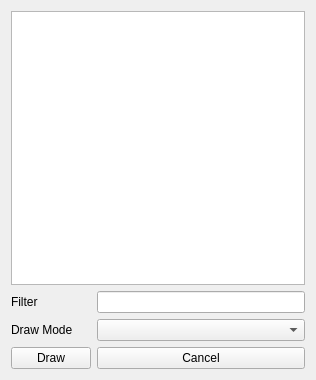
<?xml version="1.0" encoding="UTF-8"?>
<ui version="4.0">
 <class>SpectrumDrawChooser</class>
 <widget class="QWidget" name="SpectrumDrawChooser">
  <property name="geometry">
   <rect>
    <x>0</x>
    <y>0</y>
    <width>316</width>
    <height>380</height>
   </rect>
  </property>
  <property name="windowTitle">
   <string>Form</string>
  </property>
  <layout class="QGridLayout" name="gridLayout">
   <item row="0" column="0" colspan="2">
    <widget class="QListWidget" name="pHistList"/>
   </item>
   <item row="1" column="0">
    <widget class="QLabel" name="pFilterLabel">
     <property name="text">
      <string>Filter</string>
     </property>
    </widget>
   </item>
   <item row="1" column="1">
    <widget class="QLineEdit" name="pFilterEdit"/>
   </item>
   <item row="2" column="0">
    <widget class="QLabel" name="pModeLabel">
     <property name="text">
      <string>Draw Mode</string>
     </property>
    </widget>
   </item>
   <item row="2" column="1">
    <widget class="QComboBox" name="pModeSelector"/>
   </item>
   <item row="3" column="0">
    <widget class="QPushButton" name="pDrawButton">
     <property name="text">
      <string>Draw</string>
     </property>
    </widget>
   </item>
   <item row="3" column="1">
    <widget class="QPushButton" name="pCancelButton">
     <property name="text">
      <string>Cancel</string>
     </property>
    </widget>
   </item>
  </layout>
 </widget>
 <resources/>
 <connections/>
</ui>
